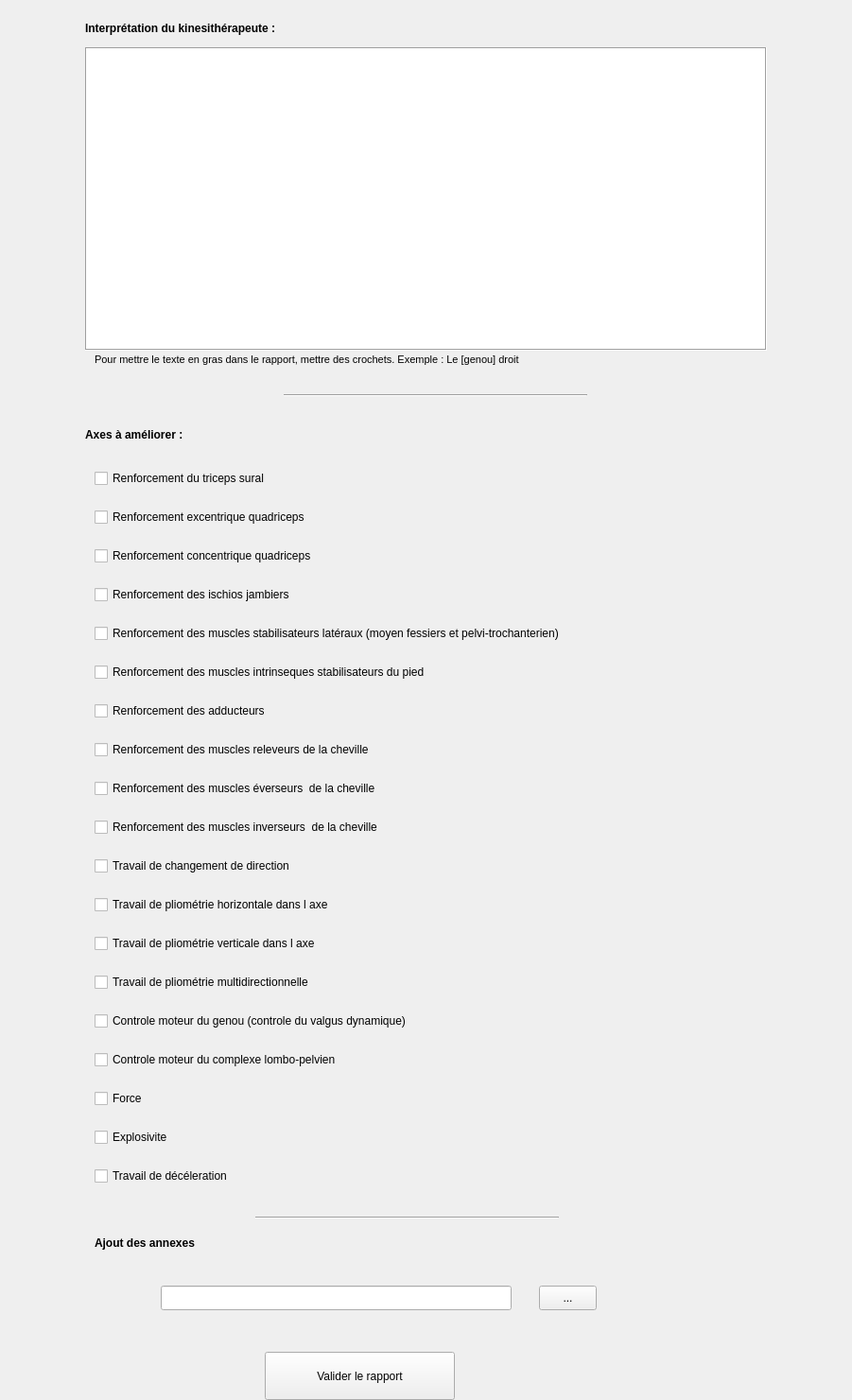
   <widget class="QWidget" name="widget_generation_rapport_genou" native="true">
    <property name="geometry">
     <rect>
      <x>30</x>
      <y>2770</y>
      <width>901</width>
      <height>1481</height>
     </rect>
    </property>
    <widget class="QTextEdit" name="textEdit_interpretationKine">
     <property name="geometry">
      <rect>
       <x>90</x>
       <y>50</y>
       <width>721</width>
       <height>321</height>
      </rect>
     </property>
     <property name="frameShape">
      <enum>QFrame::Shape::Box</enum>
     </property>
    </widget>
    <widget class="QLabel" name="label_axes">
     <property name="geometry">
      <rect>
       <x>90</x>
       <y>450</y>
       <width>451</width>
       <height>20</height>
      </rect>
     </property>
     <property name="font">
      <font>
       <italic>false</italic>
       <bold>true</bold>
      </font>
     </property>
     <property name="text">
      <string>Axes à améliorer :</string>
     </property>
     <property name="textFormat">
      <enum>Qt::TextFormat::RichText</enum>
     </property>
    </widget>
    <widget class="Line" name="line_7">
     <property name="geometry">
      <rect>
       <x>300</x>
       <y>410</y>
       <width>321</width>
       <height>16</height>
      </rect>
     </property>
     <property name="orientation">
      <enum>Qt::Orientation::Horizontal</enum>
     </property>
    </widget>
    <widget class="QLabel" name="label_axes_2">
     <property name="geometry">
      <rect>
       <x>90</x>
       <y>20</y>
       <width>271</width>
       <height>20</height>
      </rect>
     </property>
     <property name="font">
      <font>
       <bold>true</bold>
      </font>
     </property>
     <property name="text">
      <string>Interprétation du kinesithérapeute :</string>
     </property>
     <property name="textFormat">
      <enum>Qt::TextFormat::RichText</enum>
     </property>
    </widget>
    <widget class="QPushButton" name="pushButton_validerRapport">
     <property name="geometry">
      <rect>
       <x>280</x>
       <y>1430</y>
       <width>201</width>
       <height>51</height>
      </rect>
     </property>
     <property name="text">
      <string>Valider le rapport</string>
     </property>
    </widget>
    <widget class="Line" name="line_8">
     <property name="geometry">
      <rect>
       <x>270</x>
       <y>1280</y>
       <width>321</width>
       <height>16</height>
      </rect>
     </property>
     <property name="orientation">
      <enum>Qt::Orientation::Horizontal</enum>
     </property>
    </widget>
    <widget class="QToolButton" name="toolButton_g">
     <property name="geometry">
      <rect>
       <x>570</x>
       <y>1360</y>
       <width>61</width>
       <height>26</height>
      </rect>
     </property>
     <property name="text">
      <string>...</string>
     </property>
    </widget>
    <widget class="QLabel" name="label_axes_3">
     <property name="geometry">
      <rect>
       <x>100</x>
       <y>1300</y>
       <width>151</width>
       <height>31</height>
      </rect>
     </property>
     <property name="font">
      <font>
       <italic>false</italic>
       <bold>true</bold>
      </font>
     </property>
     <property name="text">
      <string>Ajout des annexes</string>
     </property>
     <property name="textFormat">
      <enum>Qt::TextFormat::RichText</enum>
     </property>
    </widget>
    <widget class="QLineEdit" name="lineEdit_g_pathAnnexes">
     <property name="geometry">
      <rect>
       <x>170</x>
       <y>1360</y>
       <width>371</width>
       <height>26</height>
      </rect>
     </property>
     <property name="readOnly">
      <bool>true</bool>
     </property>
    </widget>
    <widget class="QWidget" name="layoutWidget">
     <property name="geometry">
      <rect>
       <x>100</x>
       <y>490</y>
       <width>691</width>
       <height>771</height>
      </rect>
     </property>
     <layout class="QVBoxLayout" name="verticalLayout_axesAmeliorer">
      <property name="spacing">
       <number>15</number>
      </property>
      <item>
       <widget class="QCheckBox" name="checkBox_g_tricepsSural">
        <property name="text">
         <string>Renforcement du triceps sural</string>
        </property>
       </widget>
      </item>
      <item>
       <widget class="QCheckBox" name="checkBox_g_excentriqueQuadri">
        <property name="text">
         <string>Renforcement excentrique quadriceps</string>
        </property>
       </widget>
      </item>
      <item>
       <widget class="QCheckBox" name="checkBox_g_concentriqueQuadri">
        <property name="text">
         <string>Renforcement concentrique quadriceps</string>
        </property>
       </widget>
      </item>
      <item>
       <widget class="QCheckBox" name="checkBox_g_ij">
        <property name="text">
         <string>Renforcement des ischios jambiers</string>
        </property>
       </widget>
      </item>
      <item>
       <widget class="QCheckBox" name="checkBox_g_renfoStabilisateurs">
        <property name="text">
         <string>Renforcement des muscles stabilisateurs latéraux (moyen fessiers et pelvi-trochanterien)</string>
        </property>
       </widget>
      </item>
      <item>
       <widget class="QCheckBox" name="checkBox_g_intrinseque">
        <property name="text">
         <string>Renforcement des muscles intrinseques stabilisateurs du pied</string>
        </property>
       </widget>
      </item>
      <item>
       <widget class="QCheckBox" name="checkBox_g_renforcementAdducteurs">
        <property name="text">
         <string>Renforcement des adducteurs</string>
        </property>
       </widget>
      </item>
      <item>
       <widget class="QCheckBox" name="checkBox_g_renforcement_releveur">
        <property name="text">
         <string>Renforcement des muscles releveurs de la cheville</string>
        </property>
       </widget>
      </item>
      <item>
       <widget class="QCheckBox" name="checkBox_g_renforcement_everseur">
        <property name="text">
         <string>Renforcement des muscles éverseurs  de la cheville</string>
        </property>
       </widget>
      </item>
      <item>
       <widget class="QCheckBox" name="checkBox_g_renforcement_inverseur">
        <property name="text">
         <string>Renforcement des muscles inverseurs  de la cheville</string>
        </property>
       </widget>
      </item>
      <item>
       <widget class="QCheckBox" name="checkBox_g_changementDirection">
        <property name="text">
         <string>Travail de changement de direction</string>
        </property>
       </widget>
      </item>
      <item>
       <widget class="QCheckBox" name="checkBox_g_plioHorizontaleAxe">
        <property name="text">
         <string>Travail de pliométrie horizontale dans l axe</string>
        </property>
       </widget>
      </item>
      <item>
       <widget class="QCheckBox" name="checkBox_g_plioVerticaleAxe">
        <property name="text">
         <string>Travail de pliométrie verticale dans l axe</string>
        </property>
       </widget>
      </item>
      <item>
       <widget class="QCheckBox" name="checkBox_g_plioMulti">
        <property name="text">
         <string>Travail de pliométrie multidirectionnelle</string>
        </property>
       </widget>
      </item>
      <item>
       <widget class="QCheckBox" name="checkBox_g_controleGenou">
        <property name="text">
         <string>Controle moteur du genou (controle du valgus dynamique)</string>
        </property>
       </widget>
      </item>
      <item>
       <widget class="QCheckBox" name="checkBox_g_controleComplexe">
        <property name="text">
         <string>Controle moteur du complexe lombo-pelvien</string>
        </property>
       </widget>
      </item>
      <item>
       <widget class="QCheckBox" name="checkBox_g_force">
        <property name="text">
         <string>Force</string>
        </property>
       </widget>
      </item>
      <item>
       <widget class="QCheckBox" name="checkBox_g_explosivite">
        <property name="text">
         <string>Explosivite</string>
        </property>
       </widget>
      </item>
      <item>
       <widget class="QCheckBox" name="checkBox_g_deceleration">
        <property name="text">
         <string>Travail de décéleration</string>
        </property>
       </widget>
      </item>
     </layout>
    </widget>
    <widget class="QLabel" name="label">
     <property name="geometry">
      <rect>
       <x>100</x>
       <y>370</y>
       <width>611</width>
       <height>20</height>
      </rect>
     </property>
     <property name="font">
      <font>
       <pointsize>8</pointsize>
      </font>
     </property>
     <property name="text">
      <string>Pour mettre le texte en gras dans le rapport, mettre des crochets. Exemple : Le [genou] droit</string>
     </property>
    </widget>
   </widget>
